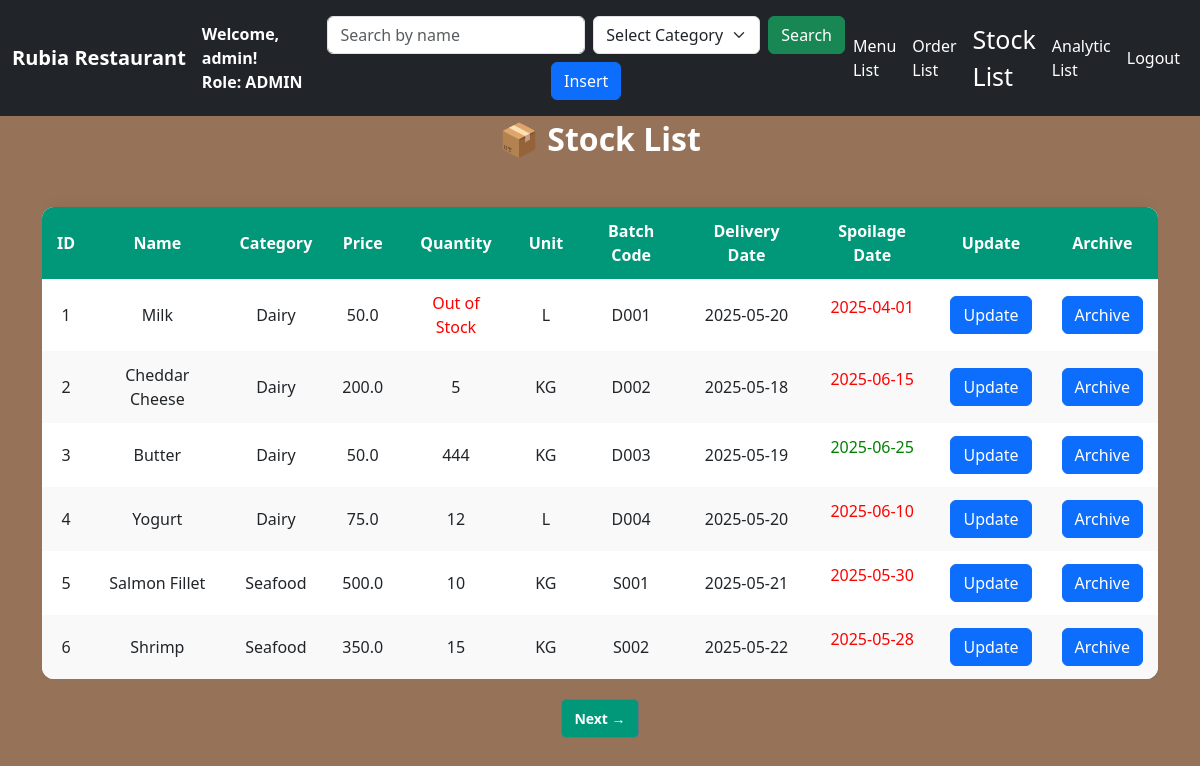
/stock/list (signed in), run on the app's committed database.
### function/model.py (models this page shows)
class Kitchen_Stock(SQLModel,table=True):
    id:             int                  = Field(default=None,primary_key=True)           #Visible    #Visible      #HIDE
    quantity:       int                  = Field()                                        #Visible    #Visible      #Visible
    price:          float                = Field()                                        #Visible    #Visible      #Visible
    category:       CategoryEnum         = Field()                                        #Visible    #Visible      #Visible
    batch_code:     str                  = Field(nullable=False,max_length=6,unique=True) #Visible    #Visible      #HIDE
    name:           str                  = Field(nullable=False, max_length=56)           #Visible    #Visible      #Visible
    unit:           UnitEnum             = Field()                                        #Visible    #Visible      #Visible
    delivery_date:  datetime.date        = Field(default=date.today())                    #Visible    #Visible      #HIDE
    spoilage_date:  datetime.date        = Field()                                        #Visible    #Visible      #HIDE
    is_archive:     bool                 = Field(default=False)                           #Visible     #Hide        #Hide

### main.py (the view, shortened to what this page needs)
@app.route("/stock/list",methods=['GET','POST'])
def stock_list():
    if 'user_id' not in flask_session:
        return redirect(url_for('login'))
    username = flask_session.get('username')
    role =   flask_session.get('role')
    role = flask_session.get('role')
    if role not in ['ADMIN', 'EMPLOYEE']:
        flash('You cannot Edit this','error')
        return redirect(url_for('restrict_access'))
    page = request.args.get('page',1,type=int)
    with DbaseSession(engine) as session:
        stmt = select(Kitchen_Stock).where(Kitchen_Stock.is_archive == False)
        data = session.exec(stmt).all()
    PER_PAGE = 6
    total = len(data)
    start = (page - 1) * PER_PAGE
    end = start + PER_PAGE
    paginated_data = data[start:end]
    context = {
        'stock_list': paginated_data,
        'username': username,
        'role': role,
        'page': page,
        'total_pages': (total + PER_PAGE - 1) // PER_PAGE,
        'date_condition':today
    }
    return render_template('stock_list.html',**context)

### function/model.py (called while the page is built)
    def __str__(self):
        return self.value

    def __str__(self):
        return self.value

### templates/stock_list.html (shortened to what this page needs)
<!DOCTYPE html>
<html lang="en">
<head>
  <link href="https://cdn.jsdelivr.net/npm/bootstrap@5.3.6/dist/css/bootstrap.min.css" rel="stylesheet">
</head>
<body>
  <nav class="navbar navbar-expand-lg navbar-dark bg-dark fixed-top">
    <div class="container-fluid">
      <a class="navbar-brand fw-bold">Rubia Restaurant</a>
      <div class="d-flex flex-column text-white me-3">
        <span class="fw-bold">Welcome, {{ username }}!</span>
        <span class="fw-bold">Role: {{ role }}</span>
      </div>
      <div class="collapse navbar-collapse justify-content-between" id="navbarNav">
        <form class="d-flex flex-wrap align-items-center justify-content-center mx-auto my-2"
        action="/stock/list" method="POST" style="max-width: 800px; width: 100%; gap: 0.5rem;">
          <div class="flex-grow-1" style="min-width: 180px;">
          <input type="text" class="form-control" name="query_name" placeholder="Search by name">
          </div>
          <div style="min-width: 160px;">
          <select id="category" name="query_category" class="form-select">
          <option value="">Select Category</option>
          </select>
          </div>
          <div>
          <button type="submit" class="btn btn-success">Search</button>
          </div>
          {% if role == 'ADMIN' %}
          <div>
          <button type="button" class="btn btn-primary" data-bs-toggle="modal" data-bs-target="#EditModalInsert">
          Insert
          </button>
          </div>
          {% endif %}
          </form>
        <ul class="navbar-nav align-items-center">
          {% if role in ['ADMIN', 'EMPLOYEE'] %}
          <li class="nav-item"><a class="nav-link text-white" href="/menu/list">Menu List</a></li>
          <li class="nav-item"><a class="nav-link text-white" href="/order/list">Order List</a></li>
          <li class="nav-item"><a class="nav-link text-white" href="/stock/list" style="font-size:25px;">Stock List</a></li>
          <li class="nav-item"><a class="nav-link text-white" href="/analytic/list">Analytic List</a></li>
          {% endif %}
          <li class="nav-item"><a class="nav-link text-white" href="/logout">Logout</a></li>
        </ul>
      </div>
    </div>
  </nav>
  <div class="container">
    <h2 class="section-title"><p class="color:white;">📦 Stock List</p></h2>
    <div class="table-responsive">
      <table class="styled-table mt-4">
        <thead>
          <tr>
            <th>ID</th>
            <th>Name</th>
            <th>Category</th>
            <th>Price</th>
            <th>Quantity</th>
            <th>Unit</th>
            {% if role == 'ADMIN' or role == 'EMPLOYEE' %}
                <th>Batch Code</th>
                <th>Delivery Date</th>
                <th>Spoilage Date</th>
                {% if role == 'ADMIN' %}
                        <th>Update</th>
                        <th>Archive</th>
                {% elif role =='EMPLOYEE' %}
                        <th>Archive</th>
                {% endif %}
            {% endif %}
          </tr>
        </thead>
        <tbody>
          {% for item in stock_list %}
          <tr>
            <td>{{ loop.index }}</td>
            <td>{{ item.name }}</td>
            <td>{{ item.category }}</td>
            <td>{{ item.price }}</td>
            {% if item.quantity == 0 %}
            <td style="color:red">Out of Stock</td>
            {% else %}
            <td>{{ item.quantity }}</td>
            {% endif %}
            <td>{{ item.unit }}</td>
            {% if role == 'ADMIN' or role == 'EMPLOYEE' %}
            <td>{{ item.batch_code }}</td>
            <td>{{ item.delivery_date }}</td>
            {% if item.spoilage_date >= date_condition %}
                <td>
                  <p style="color:green">{{ item.spoilage_date }}</p>
                </td>
            {% else %}
                <td>
                  <p style="color:red">{{ item.spoilage_date }}</p>
                </td>
            {% endif %}
            {% if role == 'ADMIN' %}
            <td><button type="button" class="btn btn-primary" data-bs-toggle="modal" data-bs-target="#EditModalUpdate{{ item.id }}">Update</button></td>
            <td><button type="button" class="btn btn-primary" data-bs-toggle="modal" data-bs-target="#EditModalArchive{{ item.id }}">Archive</button></td>
            {% elif role == 'EMPLOYEE' %}
            <td><button type="button" class="btn btn-primary" data-bs-toggle="modal" data-bs-target="#EditModalUpdate{{ item.id }}">Update</button></td>
            {% endif %}
            {% endif %}
          </tr>
          {% endfor %}
        </tbody>
      </table>
    </div>
    <div class="pagination-links">
      {% if page < total_pages %}
        <a href="{{ url_for('stock_list', page=page+1) }}" class="btn btn-outline-secondary btn-sm">Next →</a>
      {% endif %}
    </div>
  </div>
</body>
</html>

### templates/stock_list.html (style rules this page uses)
body { background-color: #967259; padding-top: 70px; font-family: 'Segoe UI', Tahoma, Geneva, Verdana, sans-serif; }
.navbar { background-color: #198754; }
.navbar .nav-link, .navbar .navbar-brand { color: #fff !important; }
.styled-table { width: 100%; border-collapse: collapse; border-radius: 12px; overflow: hidden; box-shadow: 0 0 15px rgba(0, 0, 0, 0.05); background-color: white; }
.styled-table thead { background-color: #009879; color: white; text-align: center; }
.styled-table th, .styled-table td { padding: 12px 15px; text-align: center; }
.styled-table tbody tr:nth-of-type(even) { background-color: #f9f9f9; }
.pagination-links { display: flex; justify-content: center; gap: 10px; margin-top: 20px; color:#009879; }
h2.section-title { font-weight: 700; color: white; text-align: center; margin-bottom: 25px; }
.container { margin-top:50px; }
.pagination-links a { background-color: #009879; color: white; padding: 8px 12px; border-radius: 5px; text-decoration: none; font-weight: bold; }

### data on the page
Kitchen_Stock: name "Milk", category "Dairy", price "50.0", quantity "Out of Stock", unit "L", batch_code "D001", delivery_date "2025-05-20", spoilage_date "2025-04-01"
Kitchen_Stock: name "Cheddar Cheese", category "Dairy", price "200.0", quantity "5", unit "KG", batch_code "D002", delivery_date "2025-05-18", spoilage_date "2025-06-15"
Kitchen_Stock: name "Butter", category "Dairy", price "50.0", quantity "444", unit "KG", batch_code "D003", delivery_date "2025-05-19", spoilage_date "2025-06-25"
Kitchen_Stock: name "Yogurt", category "Dairy", price "75.0", quantity "12", unit "L", batch_code "D004", delivery_date "2025-05-20", spoilage_date "2025-06-10"
Kitchen_Stock: name "Salmon Fillet", category "Seafood", price "500.0", quantity "10", unit "KG", batch_code "S001", delivery_date "2025-05-21", spoilage_date "2025-05-30"
Kitchen_Stock: name "Shrimp", category "Seafood", price "350.0", quantity "15", unit "KG", batch_code "S002", delivery_date "2025-05-22", spoilage_date "2025-05-28"

### other printed values
{{ username }} "admin"
{{ role }} "ADMIN"
